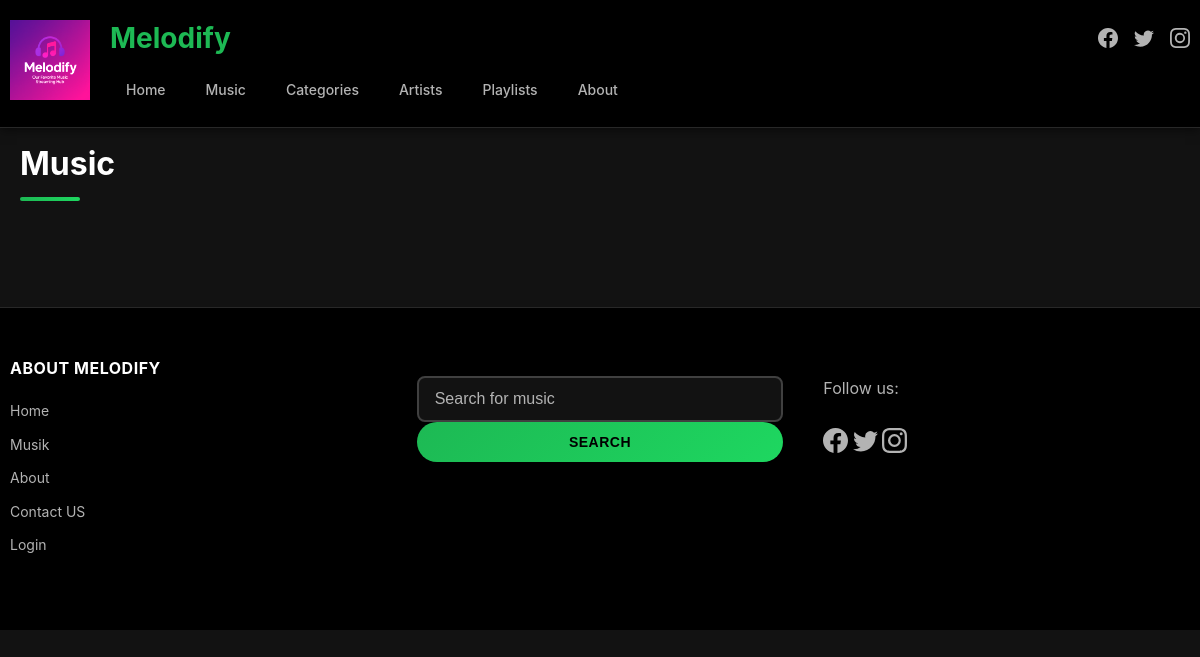
/public/artists, run on an earlier commit of the app's database.
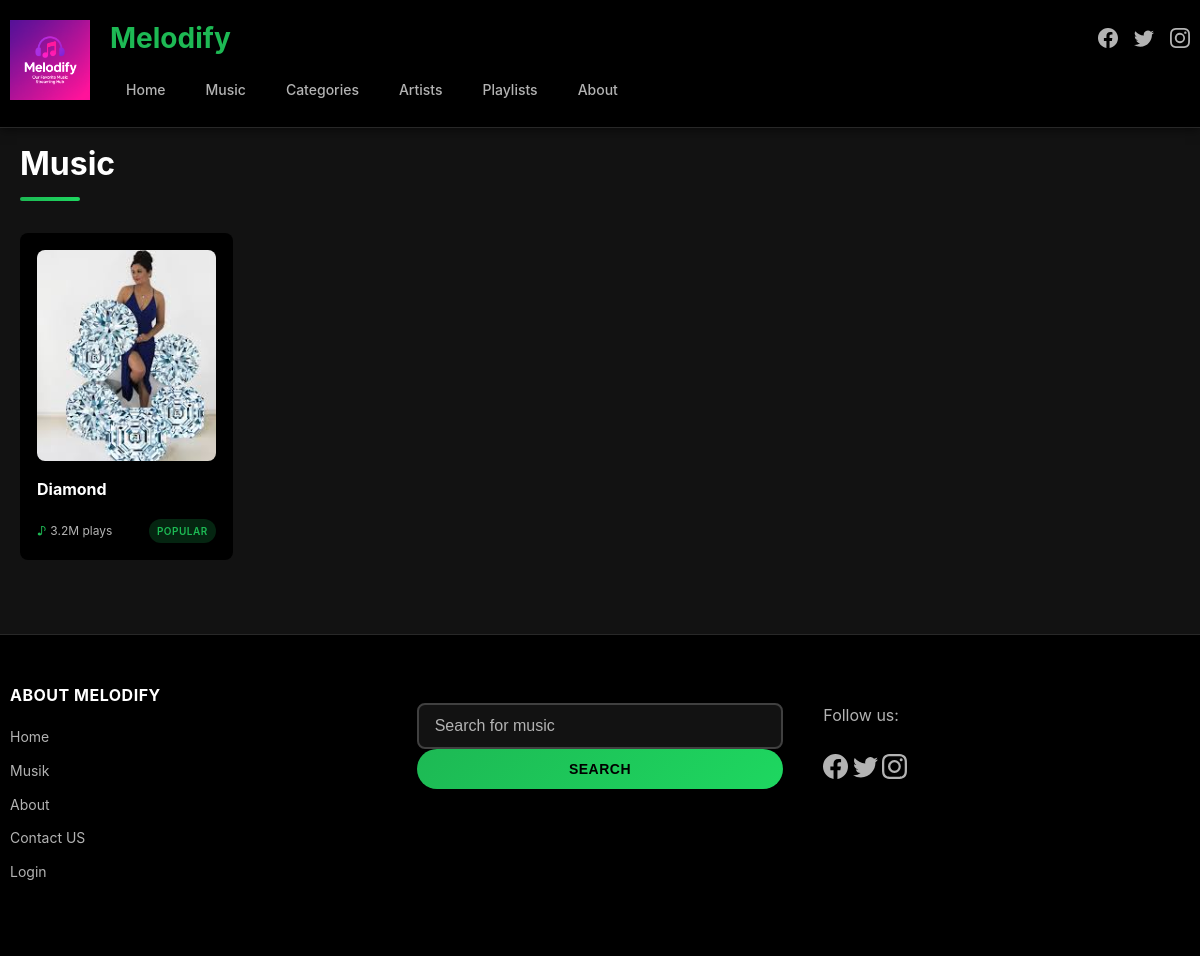
And on a later commit of the database.
### tables this page shows
CREATE TABLE `artists` (
  `id` int(11) NOT NULL,
  `name` varchar(50) NOT NULL,
  `bio` text NOT NULL,
  `user_id` int(11) NOT NULL,
  `image` varchar(1024) NOT NULL
);

### app/core/functions.php (called while the page is built, shortened)
<?php
function db_connect()
{
    $string = DBDRIVER . ":hostname=" . DBHOST . ";dbname=" . DBNAME;
    $con = new PDO($string, DBUSER, DBPASS);
    return $con;
}
function db_query($query, $data = array())
{
    $con = db_connect();
    $stm = $con->prepare($query);
    if ($stm) {
        $check = $stm->execute($data);
        if ($check) {
            $result = $stm->fetchAll(PDO::FETCH_ASSOC);
            if (is_array($result) && count($result) > 0) {
                return $result;
            }
        }
    }
    return false;
}
function esc($str)
{
    return nl2br(htmlspecialchars($str));
}

### app/pages/includes/artist.php (the view, shortened to what this page needs)
<div class="music-card" style="max-width: 800px;">
    <div class="card-image-container">
        <a href="<?= ROOT ?>/artist/<?= $row['id'] ?>"><img src="<?= ROOT ?>/<?= $row['image'] ?>"></a>
    </div>
    <div class="card-content">
        <h3 class="card-title"><?=esc(ucwords($row['name'])) ?></h3>
        <div class="card-meta">
            <span class="play-count">3.2M plays</span>
            <span class="card-badge">Popular</span>
        </div>
    </div>
</div>

### app/pages/artists.php (shortened to what this page needs)
<main class="container">
    <section class="content-section">
        <div class="section-header">
            <h2 class="section-title">Music</h2>
        </div>
        <div class="music-grid">
            <?php
            $rows = db_query("select * from artists order by id desc limit 24");
            ?>
            <?php if (!empty($rows)): ?>
                <?php foreach ($rows as $row): ?>
                    <?php include page('includes/artist') ?>
                <?php endforeach; ?>
            <?php endif; ?>
        </div>
    </section>
</main>

What changed in the data, as far as the page shows it:
added artists: image (picture), name "Diamond"
